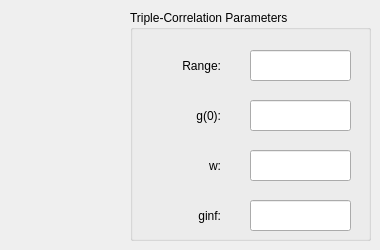
      <widget class="QWidget" name="tripleCorrelationTab">
       <attribute name="title">
        <string>Triple-Correlation</string>
       </attribute>
       <widget class="QGroupBox" name="tripleGroup">
        <property name="geometry">
         <rect>
          <x>130</x>
          <y>10</y>
          <width>241</width>
          <height>231</height>
         </rect>
        </property>
        <property name="title">
         <string>Triple-Correlation Parameters</string>
        </property>
        <property name="flat">
         <bool>false</bool>
        </property>
        <property name="checkable">
         <bool>false</bool>
        </property>
        <widget class="QLabel" name="tripleRange">
         <property name="geometry">
          <rect>
           <x>0</x>
           <y>40</y>
           <width>91</width>
           <height>31</height>
          </rect>
         </property>
         <property name="text">
          <string>Range:</string>
         </property>
         <property name="alignment">
          <set>Qt::AlignRight|Qt::AlignTrailing|Qt::AlignVCenter</set>
         </property>
        </widget>
        <widget class="QLabel" name="tripleG0">
         <property name="geometry">
          <rect>
           <x>0</x>
           <y>90</y>
           <width>91</width>
           <height>31</height>
          </rect>
         </property>
         <property name="text">
          <string>g(0):</string>
         </property>
         <property name="alignment">
          <set>Qt::AlignRight|Qt::AlignTrailing|Qt::AlignVCenter</set>
         </property>
        </widget>
        <widget class="QLabel" name="tripleW">
         <property name="geometry">
          <rect>
           <x>0</x>
           <y>140</y>
           <width>91</width>
           <height>31</height>
          </rect>
         </property>
         <property name="text">
          <string>w:</string>
         </property>
         <property name="alignment">
          <set>Qt::AlignRight|Qt::AlignTrailing|Qt::AlignVCenter</set>
         </property>
        </widget>
        <widget class="QLabel" name="tripleGinf">
         <property name="geometry">
          <rect>
           <x>0</x>
           <y>190</y>
           <width>91</width>
           <height>31</height>
          </rect>
         </property>
         <property name="text">
          <string>ginf:</string>
         </property>
         <property name="alignment">
          <set>Qt::AlignRight|Qt::AlignTrailing|Qt::AlignVCenter</set>
         </property>
        </widget>
        <widget class="QLineEdit" name="tripleRangeTextbox">
         <property name="geometry">
          <rect>
           <x>120</x>
           <y>40</y>
           <width>101</width>
           <height>31</height>
          </rect>
         </property>
        </widget>
        <widget class="QLineEdit" name="tripleG0Textbox">
         <property name="geometry">
          <rect>
           <x>120</x>
           <y>90</y>
           <width>101</width>
           <height>31</height>
          </rect>
         </property>
        </widget>
        <widget class="QLineEdit" name="tripleWTextbox">
         <property name="geometry">
          <rect>
           <x>120</x>
           <y>140</y>
           <width>101</width>
           <height>31</height>
          </rect>
         </property>
        </widget>
        <widget class="QLineEdit" name="tripleGinfTextbox">
         <property name="geometry">
          <rect>
           <x>120</x>
           <y>190</y>
           <width>101</width>
           <height>31</height>
          </rect>
         </property>
        </widget>
       </widget>
      </widget>
